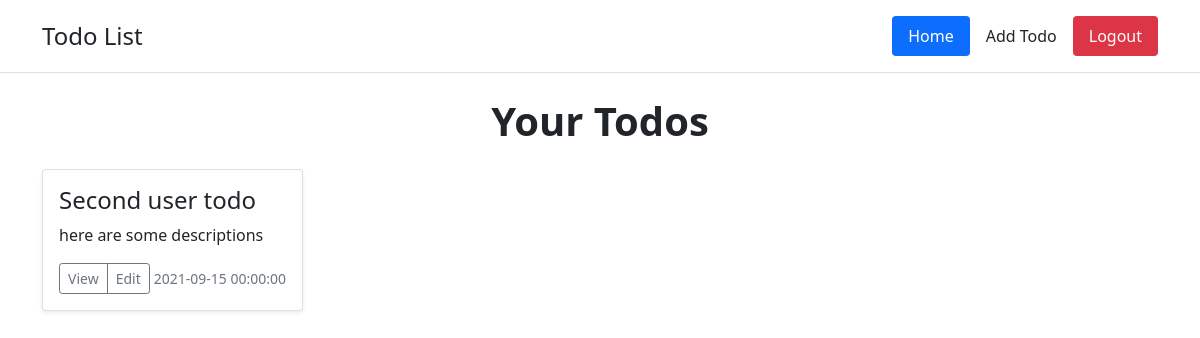
Page /todos.php (signed in) on the committed database.
### tables this page shows
CREATE TABLE `todos` (
  `id` int(11) NOT NULL,
  `title` varchar(50) NOT NULL,
  `description` text NOT NULL,
  `date` datetime NOT NULL DEFAULT CURRENT_TIMESTAMP,
  `user_id` int(11) NOT NULL
);

### config.php (the view, shortened to what this page needs)
<?php
function getHead()
{
    $pageTitle = dynamicTitle();
    $output = '
    <meta charset="utf-8">
    <meta name="viewport" content="width=device-width, initial-scale=1">
    <link href="https://cdn.jsdelivr.net/npm/bootstrap@5.1.0/dist/css/bootstrap.min.css" rel="stylesheet">
    <title>'. $pageTitle .'</title>';
    echo $output;
}
function getHeader()
{
    $output = '<header class="py-3 mb-4 border-bottom bg-white">
        <div class="d-flex flex-wrap justify-content-center container">
            <a href="todos.php" class="d-flex align-items-center mb-3 mb-md-0 me-md-auto text-dark text-decoration-none">
                <span class="fs-4">Todo List</span>
            </a>
            <ul class="nav nav-pills">
                <li class="nav-item"><a href="todos.php" class="nav-link active" aria-current="page">Home</a></li>
                <li class="nav-item"><a href="add-todo.php" class="nav-link text-dark">Add Todo</a></li>
                <li class="nav-item"><a href="logout.php" class="nav-link bg-danger text-white">Logout</a></li>
            </ul>
        </div>
    </header>';
    echo $output;
}
function textLimit($string, $limit)
{
    if (strlen($string) > $limit) {
        return substr($string, 0, $limit) . "...";
    } else {
        return $string;
    }
}
function getTodo($todo)
{
    $output = '<div class="card shadow-sm">
        <div class="card-body">
            <h4 class="card-title">'. textLimit($todo['title'], 28) .'</h4>
            <p class="card-text">'. textLimit($todo['description'], 75) .'</p>
            <div class="d-flex justify-content-between align-items-center">
                <div class="btn-group">
                    <a href="view-todo.php?id='. $todo['id'] .'" class="btn btn-sm btn-outline-secondary">View</a>
                    <a href="edit-todo.php?id='. $todo['id'] .'" class="btn btn-sm btn-outline-secondary">Edit</a>
                </div>
                <small class="text-muted">'. $todo['date'] .'</small>
            </div>
        </div>
    </div>';
    echo $output;
}
function dynamicTitle()
{
    $filename = basename($_SERVER["PHP_SELF"]);
    $pageTitle = "";
    switch ($filename) {
        case 'todos.php':
            $pageTitle = "Todo List";
            break;
    }
    return $pageTitle;
}

### todos.php (shortened to what this page needs)
<?php
include "includes/config.php";
?>
<!doctype html>
<html lang="en">
<head>
    <?php getHead(); ?>
</head>
<body>
    <?php getHeader(); ?>
    <div class="container">
        <h1 class="mb-4 text-center fw-bold">Your Todos</h1>
        <div class="row">
            <?php
            $sql = "SELECT id FROM users WHERE email='{$_SESSION["user_email"]}'";
            $res = mysqli_query($conn, $sql);
            $count = mysqli_num_rows($res);
            if ($count > 0) {
                $row = mysqli_fetch_assoc($res);
                $user_id = $row["id"];
            } else {
                $user_id = 0;
            }
            $sql1 = "SELECT * FROM todos WHERE user_id='{$user_id}' ORDER BY id DESC";
            $res1 = mysqli_query($conn, $sql1);
            if (mysqli_num_rows($res1) > 0) {
                foreach ($res1 as $todo) {
            ?>
            <div class="col-lg-3 col-md-6 mb-4">
                <?php getTodo($todo); ?>
            </div>
            <?php } } else { echo "<h1 class='text-danger text-center fw-bold'>Todos are not available!</h1>"; } ?>
        </div>
    </div>
</body>
</html>

### rows in the picture
todos: title "Second user todo", description "here are some descriptions", date "2021-09-15 00:00:00"
